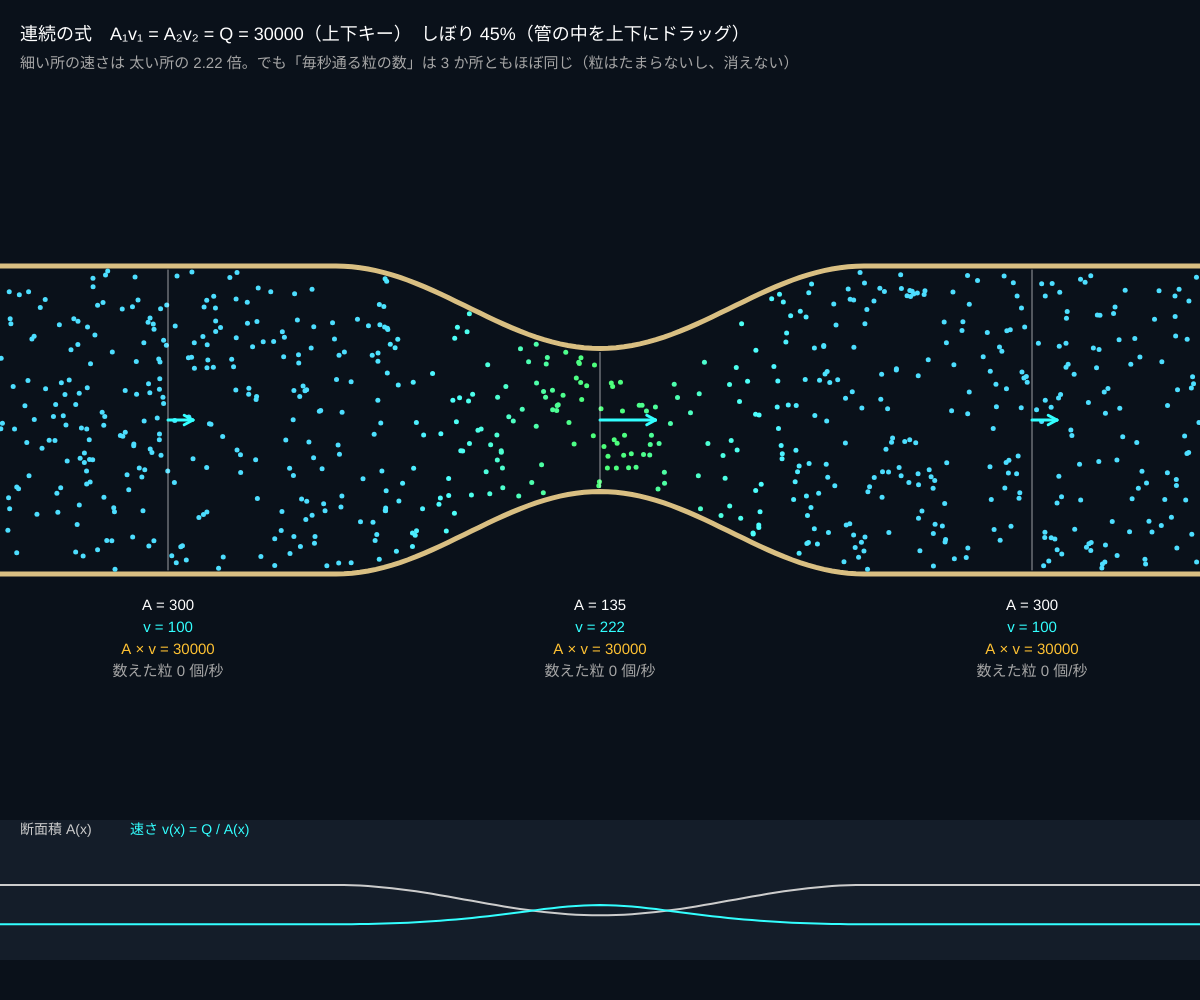
Frame 1 (no input)
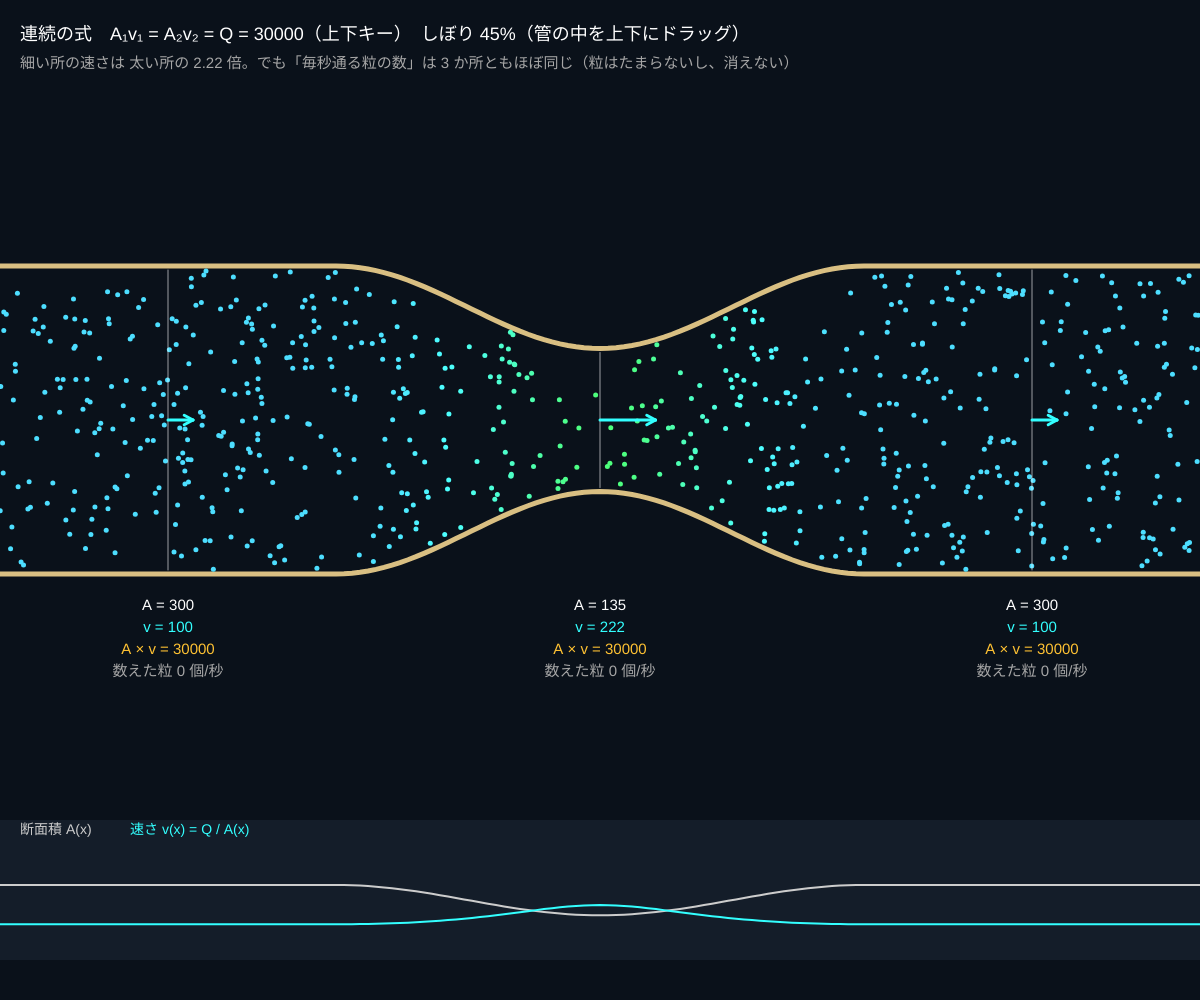
Frame 60 (no input)
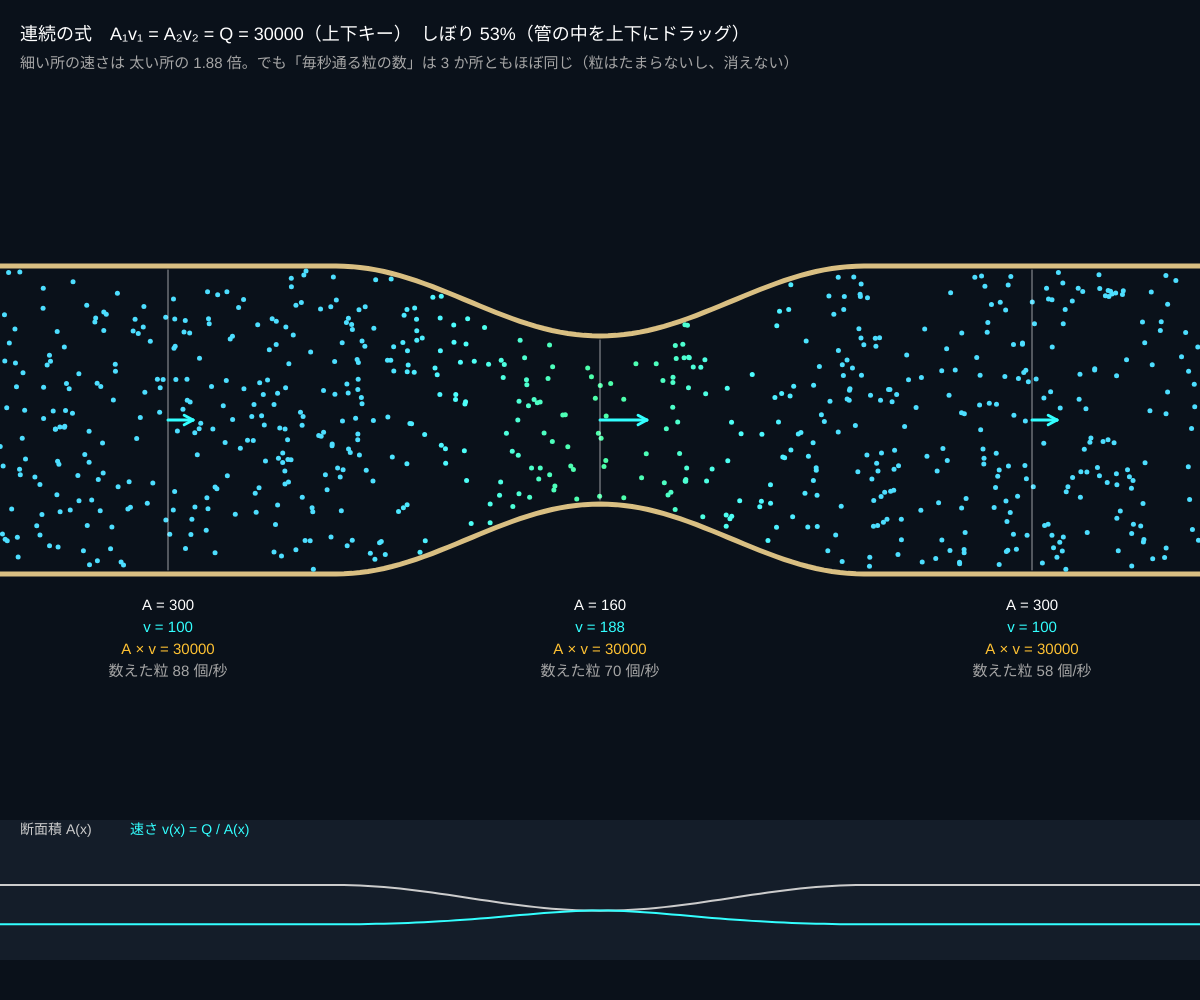
Frame 120 (the mouse pressed at the canvas centre since frame 60)

The p5.js sketch that drew these frames (run headless with seeded random() and noise() and a simulated clock; from frame 60 on, the mouse is pressed at the canvas centre):

// p5.js sketch
// ── sketch.js
// ============================================
// 01 連続の式　A₁ v₁ = A₂ v₂
// 水はつぶれない（非圧縮）ので、管のどこでも「毎秒通る量」は同じ
//   流量 Q = 断面積 A × 速さ v = 一定　→　細い所ほど速い
// ホースの先をつぶすと水が勢いよく飛ぶのと同じしくみ
// 管の中を上下にドラッグ = しぼる / 上下キー = 流量 Q / R = 元に戻す
// ============================================

let Q = 30000; // ★ 流量（毎秒流れる量。2D なので [px²/秒]）
let throat = 0.45; // ★ しぼり（いちばん細い所の太さ ÷ 元の太さ）
let pipeH = 150; // ★ 管の太さの半分 [px]
let N = 700; // ★ 粒の数

let parts = [], cy;
let gateX = [0.14, 0.5, 0.86], gateCount = [0, 0, 0], gateRate = [0, 0, 0], gateT = 0;

function setup() {
  createCanvas(windowWidth, windowHeight);
  colorMode(HSB, 360, 100, 100, 100);
  cy = height * 0.42;
  pipeH = Math.min(pipeH, height * 0.2);
  // 粒を「面積あたり同じ密度」でまく（広い所に多く、細い所に少なく）
  while (parts.length < N) {
    let x = Math.random() * width;
    if (Math.random() < halfHeight(x) / pipeH) parts.push({ x: x, eta: Math.random() * 2 - 1 });
  }
}

// ★ 管の形：場所 x での「太さの半分」。まん中がなめらかに細くなる
function halfHeight(x) {
  let s = constrain((x - width / 2) / (width * 0.22), -1, 1);
  return pipeH * (1 - (1 - throat) * 0.5 * (1 + Math.cos(Math.PI * s)));
}
// ★ 連続の式：v = Q / A（A = 太さ = 2 × halfHeight）
function speedAt(x) { return Q / (2 * halfHeight(x)); }

function draw() {
  background(215, 60, 10);
  let dt = Math.min(deltaTime / 1000, 0.033);
  if (mouseIsPressed && mouseY > 90 && mouseY < cy + pipeH + 40) throat = constrain(Math.abs(mouseY - cy) / pipeH, 0.15, 1);

  // ---- 管の壁
  stroke(42, 40, 85); strokeWeight(5); noFill();
  for (let sgn of [-1, 1]) {
    beginShape();
    for (let x = 0; x <= width; x += 8) vertex(x, cy + sgn * (halfHeight(x) + 4));
    vertex(width, cy + sgn * (halfHeight(width) + 4));
    endShape();
  }

  // ---- 粒：x 方向に v(x) で進み、管の形に合わせて上下に寄る
  noStroke();
  for (let q of parts) {
    let x0 = q.x;
    let v = speedAt(q.x);
    q.x += speedAt(q.x + v * dt / 2) * dt;
    for (let k = 0; k < 3; k++) if (x0 < gateX[k] * width && q.x >= gateX[k] * width) gateCount[k]++;
    if (q.x > width) { q.x -= width; q.eta = Math.random() * 2 - 1; }
    fill(map(v, 80, 500, 200, 10, true), 70, 100);
    circle(q.x, cy + q.eta * halfHeight(q.x), 5);
  }

  // ---- 通過した粒を数える（1 秒ごとに集計）
  gateT += dt;
  if (gateT >= 1) { for (let k = 0; k < 3; k++) { gateRate[k] = gateCount[k] / gateT; gateCount[k] = 0; } gateT = 0; }

  // ---- 3 か所の断面：A・v・A×v を表示
  textAlign(CENTER); textSize(15);
  for (let k = 0; k < 3; k++) {
    let x = gateX[k] * width, h = halfHeight(x), v = speedAt(x);
    stroke(0, 0, 100, 60); strokeWeight(1);
    line(x, cy - h, x, cy + h);
    stroke(180, 80, 100); strokeWeight(3);
    arrow(x, cy, x + v * 0.25, cy);
    noStroke(); fill(0, 0, 100);
    text('A = ' + nf(2 * h, 1, 0), x, cy + pipeH + 40);
    fill(180, 80, 100);
    text('v = ' + nf(v, 1, 0), x, cy + pipeH + 62);
    fill(42, 80, 100);
    text('A × v = ' + nf(2 * h * v, 1, 0), x, cy + pipeH + 84);
    fill(0, 0, 65);
    text('数えた粒 ' + nf(gateRate[k], 1, 0) + ' 個/秒', x, cy + pipeH + 106);
  }
  textAlign(LEFT, BASELINE);

  // ---- グラフ：断面積 A(x) と速さ v(x)
  let gy = height * 0.94, gh = height * 0.11;
  noStroke(); fill(215, 50, 16); rect(0, gy - gh - 10, width, gh + 30);
  noFill(); strokeWeight(2);
  stroke(0, 0, 80); beginShape();
  for (let x = 0; x <= width; x += 8) vertex(x, gy - gh * halfHeight(x) / pipeH * 0.5);
  endShape();
  stroke(180, 80, 100); beginShape();
  for (let x = 0; x <= width; x += 8) vertex(x, gy - gh * constrain(speedAt(x) / 700, 0, 1));
  endShape();
  noStroke(); textSize(14);
  fill(0, 0, 80); text('断面積 A(x)', 20, gy - gh + 4);
  fill(180, 80, 100); text('速さ v(x) = Q / A(x)', 130, gy - gh + 4);

  fill(0, 0, 100); textSize(18);
  text('連続の式　A₁v₁ = A₂v₂ = Q = ' + nf(Q, 1, 0) + '（上下キー）　しぼり ' + nf(throat * 100, 1, 0) + '%（管の中を上下にドラッグ）', 20, 40);
  fill(0, 0, 65); textSize(15);
  text('細い所の速さは 太い所の ' + nf(1 / throat, 1, 2) + ' 倍。でも「毎秒通る粒の数」は 3 か所ともほぼ同じ（粒はたまらないし、消えない）', 20, 68);
}

function arrow(x1, y1, x2, y2) {
  line(x1, y1, x2, y2);
  let a = Math.atan2(y2 - y1, x2 - x1);
  line(x2, y2, x2 - 10 * Math.cos(a - 0.5), y2 - 10 * Math.sin(a - 0.5));
  line(x2, y2, x2 - 10 * Math.cos(a + 0.5), y2 - 10 * Math.sin(a + 0.5));
}

function keyPressed() {
  if (key === UP_ARROW) Q = Math.min(Q * 1.2, 80000);
  if (key === DOWN_ARROW) Q = Math.max(Q / 1.2, 8000);
  if (key === 'r' || key === 'R') { Q = 30000; throat = 0.45; }
}

// ---------- やってみよう ----------
// 1. しぼりを 50% にする。v は何倍？ 25% では？（A が半分 → v が 2 倍）
// 2. 「数えた粒」が 3 か所でほぼ同じになることを確かめる。Q を変えるとどうなる？
// 3. halfHeight() を書きかえて、しぼりを 2 か所にしてみよう
// 4. 3D の円管なら A = πr²。半径を半分にすると速さは何倍？（→ 4 倍）
// 5. 川幅が広い所は流れがゆるやか。浅くなる所は？ 身近な例をさがそう
